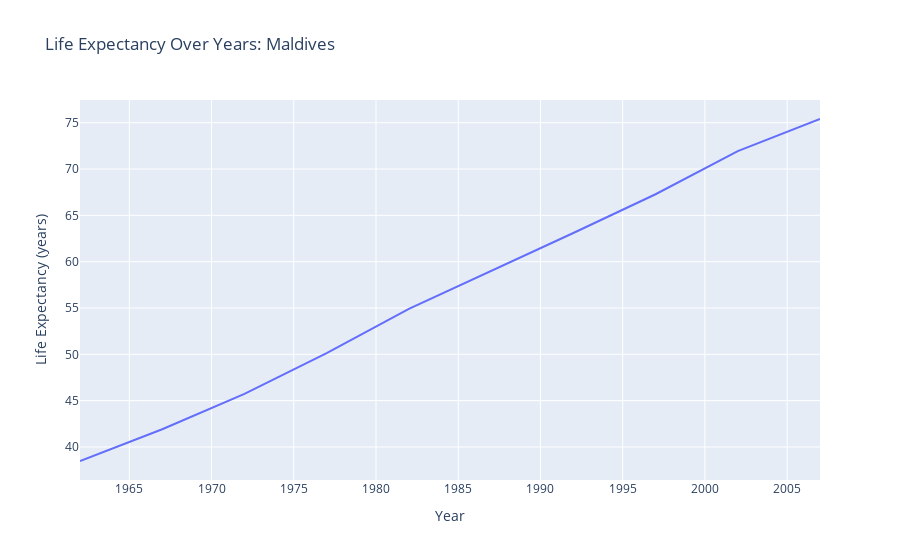

The notebook cell saved with this chart:
### Markdown cell above
The country with the greatest increase in 'Life expectancy at birth, total (years)' between 1962 and 2007 is the Maldives, with an increase of approximately 36.92 years.

### Code cell
#generate interactive summary visualizations that demonstrate your answer

# Prepare the data for visualization
top_country = 'Maldives'
top_country_data = gapminder_df[gapminder_df['Country Name'] == top_country][['Year', 'Life expectancy at birth, total (years)']]

# Create an interactive line plot for life expectancy over the years for the top country
Life_Expectancy_fig_line = px.line(
    top_country_data,
    x='Year',
    y='Life expectancy at birth, total (years)',
    title=f'Life Expectancy Over Years: {top_country}',
    labels={'Life expectancy at birth, total (years)': 'Life Expectancy (years)'}
)

# Create a bar plot for the top 10 countries with the highest increase in life expectancy
top_countries_by_increase = merged_data.sort_values(by='Increase in Life Expectancy', ascending=False).head(10).reset_index(drop=True)
Life_Expectancy_fig_bar = px.bar(
    top_countries_by_increase,
    x='Country Name',
    y='Increase in Life Expectancy',
    title='Top 10 Countries by Increase in Life Expectancy (1962-2007)',
    labels={'Increase in Life Expectancy': 'Increase in Life Expectancy (years)'}
)

# Save the plots as HTML files
Life_Expectancy_line_plot_path = r'C:\Users\abdoj\OneDrive - UGent\Desktop\summer\skill-assessments\Python for Data Science\Life_Expectancy_Line_Plot.html'
Life_Expectancy_bar_plot_path = r'C:\Users\abdoj\OneDrive - UGent\Desktop\summer\skill-assessments\Python for Data Science\Life_Expectancy_Bar_Plot.html'

Life_Expectancy_fig_line.write_html(Life_Expectancy_line_plot_path)
Life_Expectancy_fig_bar.write_html(Life_Expectancy_bar_plot_path)

Life_Expectancy_line_plot_path, Life_Expectancy_bar_plot_path


Life_Expectancy_fig_line.show()
Life_Expectancy_fig_bar.show()

### Figure 1 — Plotly figure (JSON) as saved in the notebook; plotly's stock layout.template omitted (floating-point values rounded to 4 significant figures)
{"data": [{"hovertemplate": "Year=%{x}<br>Life Expectancy (years)=%{y}<extra></extra>", "legendgroup": "", "line": {"color": "#636efa", "dash": "solid"}, "marker": {"symbol": "circle"}, "mode": "lines", "name": "", "orientation": "v", "showlegend": false, "type": "scatter", "x": [1962, 1967, 1972, 1977, 1982, 1987, 1992, 1997, 2002, 2007], "xaxis": "x", "y": [38.48, 41.91, 45.74, 50.13, 54.9, 58.97, 63.09, 67.28, 71.93, 75.4], "yaxis": "y"}], "layout": {"legend": {"tracegroupgap": 0}, "title": {"text": "Life Expectancy Over Years: Maldives"}, "xaxis": {"anchor": "y", "domain": [0, 1], "title": {"text": "Year"}}, "yaxis": {"anchor": "x", "domain": [0, 1], "title": {"text": "Life Expectancy (years)"}}}}
